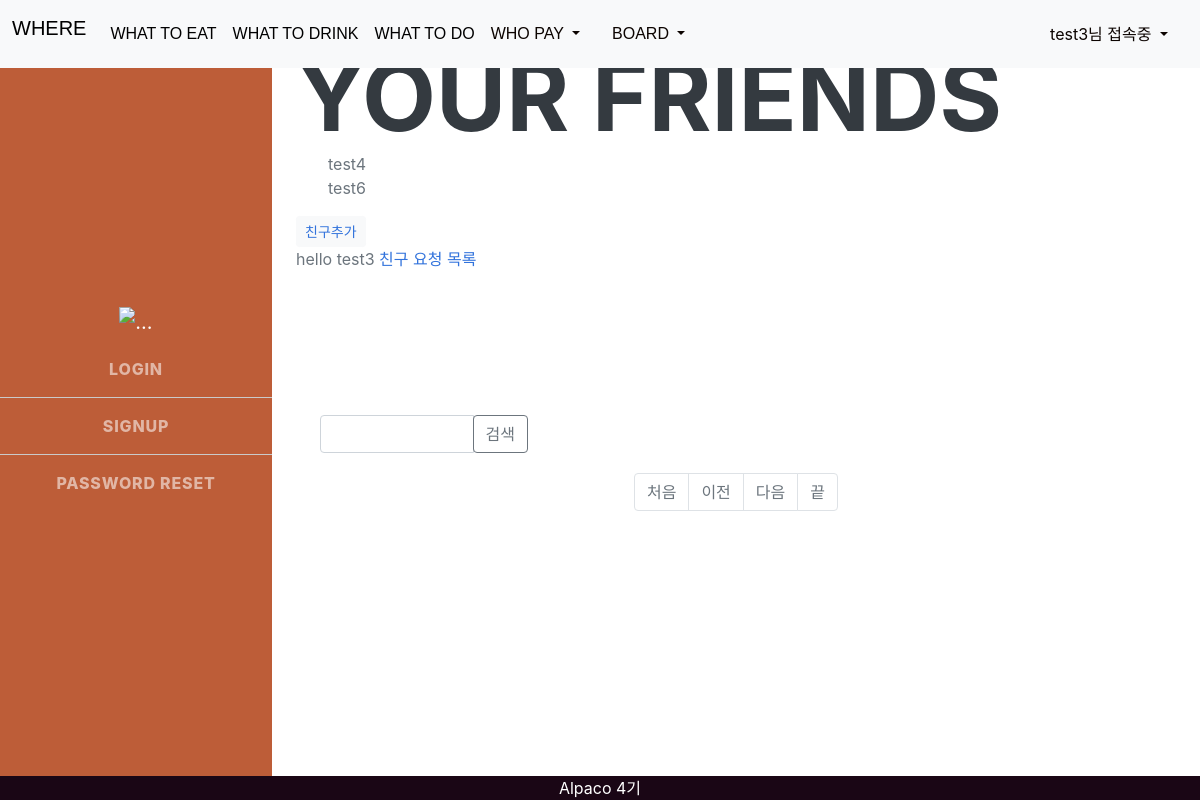
The app's page /friendship/friends/test3/ with its own data.
### users/models.py (models this page shows, shortened)
class User(AbstractBaseUser, PermissionsMixin):
    email = models.EmailField(verbose_name="이메일", max_length=255, unique=True)
    password = models.CharField(verbose_name="비밀번호", max_length=128)
    name = models.CharField(verbose_name="이름", max_length=64)
    phone = models.CharField(verbose_name="핸드폰", max_length=50, blank=True, null=True)
    is_staff = models.BooleanField(verbose_name="관리자여부", default=False)
    is_active = models.BooleanField(verbose_name="활성화여부", default=True)
    objects = UserManger()  # User.objects.create_user() 생성
    USERNAME_FIELD = "email"
    REQUIRED_FIELDS = ["name"]

### friendship/views.py (the view)
def view_friends(request, name, template_name="friendship/friend/user_list.html"):
    user = get_object_or_404(user_model, name=name)
    friends = Friend.objects.friends(user)
    return render(
        request,
        template_name,
        {
            get_friendship_context_object_name(): user,
            "friendship_context_object_name": get_friendship_context_object_name(),
            "friends": friends,
        },
    )

### friendship/models.py (called while the page is built)
def cache_key(type, user_pk):
    return CACHE_TYPES[type] % user_pk

    def friends(self, user):
        key = cache_key("friends", user.pk)
        friends = cache.get(key)
        if friends is None:
            qs = Friend.objects.select_related("from_user").filter(to_user=user)
            friends = [u.from_user for u in qs]
            cache.set(key, friends)
        return friends

### friendship/views.py (called while the page is built)
def get_friendship_context_object_name():
    return getattr(settings, "FRIENDSHIP_CONTEXT_OBJECT_NAME", "user")

### templates/friendship/friend/user_list.html (shortened to what this page needs)
{% extends 'base.html' %}
{% load users_tags %}
{% block contents %}
  <h1>Your Friends</h1>
  <ul>
    {% for friend in friends %}
      <li>{{ friend.name }}</li>
  {% endfor %}
</ul>
<span class="ml-auto">
  <button type="button" class="btn btn-light btn-sm">
    <a href="{% url 'friendship:search_friends' %}">친구추가</a>
  </button>
</span>
<div id="link_nav">
  hello
  {{ user.name }}
  <a href="{% url 'friendship:friendship_request_list' %}">친구 요청 목록</a>
</div>
{% include "friendship/user_actions.html" %}
{% endblock %}

### templates/navbar.html (shortened to what this page needs)
<nav class="navbar navbar-expand bg-body-tertiary nav-tab fixed-top">
  <div class="container-fluid">
    <a class="navbar-brand" href="{% url 'index:index' %}" style="font-family:'Franklin Gothic Medium', 'Arial Narrow', Arial, sans-serif;" id="what">WHERE</a>
    <div class="collapse navbar-collapse justify-content-between" id="navbarNav">
      <ul class="navbar-nav">
        <li class="nav-item">
          <a class="nav-link active" aria-current="page" href="{% url 'eat:explore_menu' %}" id="what" style="font-family:'Franklin Gothic Medium', 'Arial Narrow', Arial, sans-serif;">WHAT TO EAT</a>
        </li>
        <li class="nav-item">
          <a class="nav-link active" aria-current="page" href="{% url 'drink:explore_menu' %}" id="what" style="font-family:'Franklin Gothic Medium', 'Arial Narrow', Arial, sans-serif;">WHAT TO DRINK</a>
        </li>
        <li class="nav-item">
          <a class="nav-link active" aria-current="page" href="{% url 'play:explore_menu' %}" id="what" style="font-family:'Franklin Gothic Medium', 'Arial Narrow', Arial, sans-serif;">WHAT TO DO</a>
        </li>
        <li class="nav-item dropdown">
          <a class="nav-link dropdown-toggle" href="#" role="button" data-bs-toggle="dropdown" aria-expanded="false" id="what" style="font-family:'Franklin Gothic Medium', 'Arial Narrow', Arial, sans-serif;">
            WHO PAY
          </a>
        </li>
        <li class="nav-item">
          <a class="nav-link active" aria-current="page" href="#"></a>
        </li>
        <li class="nav-item dropdown">
          <a class="nav-link dropdown-toggle" href="#" role="button" data-bs-toggle="dropdown" aria-expanded="false" id="what" style="font-family:'Franklin Gothic Medium', 'Arial Narrow', Arial, sans-serif;">
            BOARD
          </a>
        </li>
      </ul>
      <ul class="navbar-nav">
        {% if user.is_authenticated %}
          <li class="nav-item dropdown">
            <a class="nav-link dropdown-toggle" href="#" role="button" data-bs-toggle="dropdown" aria-expanded="false">
              {{user.name}}님 접속중
            </a>
          </li>
        {% endif %}
      </ul>
    </div>
  </div>
</nav>

### records on screen
User: name "test4"
User: name "test6"
User: name "test3"
